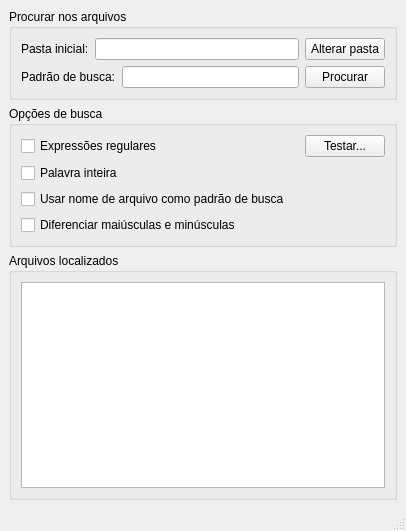
<?xml version="1.0" encoding="UTF-8"?>
<ui version="4.0">
 <class>TelaPrincipal</class>
 <widget class="QMainWindow" name="TelaPrincipal">
  <property name="geometry">
   <rect>
    <x>0</x>
    <y>0</y>
    <width>406</width>
    <height>531</height>
   </rect>
  </property>
  <property name="windowTitle">
   <string>MainWindow</string>
  </property>
  <widget class="QWidget" name="centralwidget">
   <layout class="QVBoxLayout" name="verticalLayout_5">
    <item>
     <layout class="QVBoxLayout" name="verticalLayout_4">
      <item>
       <widget class="QGroupBox" name="groupBox">
        <property name="title">
         <string>Procurar nos arquivos</string>
        </property>
        <layout class="QVBoxLayout" name="verticalLayout_2">
         <item>
          <layout class="QHBoxLayout" name="horizontalLayout">
           <item>
            <widget class="QLabel" name="label">
             <property name="text">
              <string>Pasta inicial:</string>
             </property>
            </widget>
           </item>
           <item>
            <widget class="QLineEdit" name="txtPastaInicial"/>
           </item>
           <item>
            <widget class="QPushButton" name="btnAlterarPasta">
             <property name="text">
              <string>Alterar pasta</string>
             </property>
            </widget>
           </item>
          </layout>
         </item>
         <item>
          <layout class="QHBoxLayout" name="horizontalLayout_2">
           <item>
            <widget class="QLabel" name="label_2">
             <property name="text">
              <string>Padrão de busca:</string>
             </property>
            </widget>
           </item>
           <item>
            <widget class="QLineEdit" name="txtTextoBusca"/>
           </item>
           <item>
            <widget class="QPushButton" name="btnProcurar">
             <property name="text">
              <string>Procurar</string>
             </property>
            </widget>
           </item>
          </layout>
         </item>
        </layout>
       </widget>
      </item>
      <item>
       <widget class="QGroupBox" name="groupBox_3">
        <property name="title">
         <string>Opções de busca</string>
        </property>
        <layout class="QVBoxLayout" name="verticalLayout_3">
         <item>
          <layout class="QHBoxLayout" name="horizontalLayout_3">
           <item>
            <widget class="QCheckBox" name="checkBox">
             <property name="text">
              <string>Expressões regulares</string>
             </property>
            </widget>
           </item>
           <item>
            <spacer name="horizontalSpacer">
             <property name="orientation">
              <enum>Qt::Horizontal</enum>
             </property>
             <property name="sizeHint" stdset="0">
              <size>
               <width>40</width>
               <height>20</height>
              </size>
             </property>
            </spacer>
           </item>
           <item>
            <widget class="QPushButton" name="pushButton">
             <property name="text">
              <string>Testar...</string>
             </property>
            </widget>
           </item>
          </layout>
         </item>
         <item>
          <widget class="QCheckBox" name="checkBox_2">
           <property name="text">
            <string>Palavra inteira</string>
           </property>
          </widget>
         </item>
         <item>
          <widget class="QCheckBox" name="checkBox_3">
           <property name="text">
            <string>Usar nome de arquivo como padrão de busca</string>
           </property>
          </widget>
         </item>
         <item>
          <widget class="QCheckBox" name="checkBox_4">
           <property name="text">
            <string>Diferenciar maiúsculas e minúsculas</string>
           </property>
          </widget>
         </item>
        </layout>
       </widget>
      </item>
      <item>
       <widget class="QGroupBox" name="groupBox_2">
        <property name="title">
         <string>Arquivos localizados</string>
        </property>
        <layout class="QVBoxLayout" name="verticalLayout">
         <item>
          <widget class="QListView" name="lvwLocalizados"/>
         </item>
        </layout>
       </widget>
      </item>
     </layout>
    </item>
   </layout>
  </widget>
  <widget class="QStatusBar" name="statusbar"/>
 </widget>
 <resources/>
 <connections/>
</ui>
